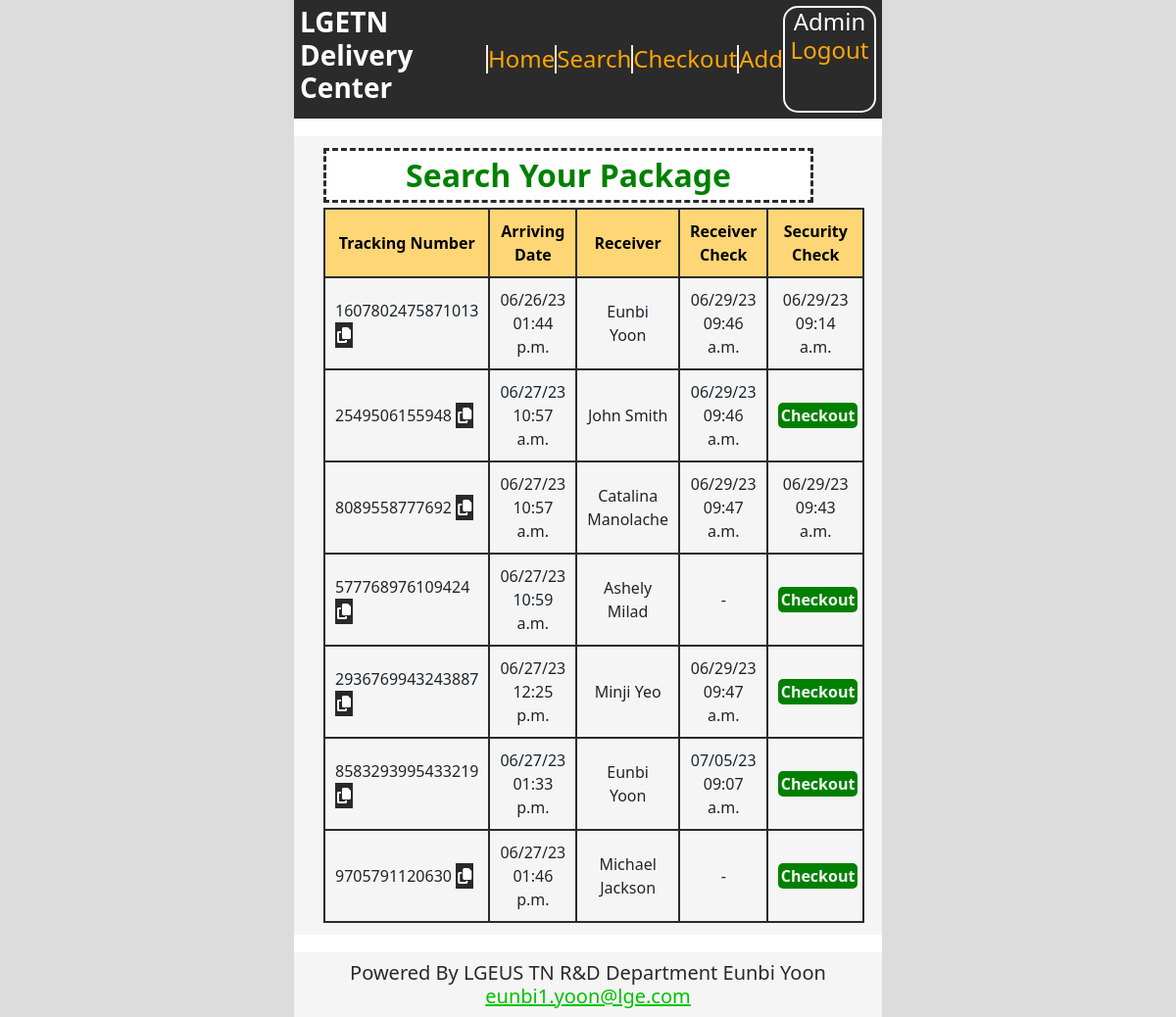
The app's page /search (signed in), older data.
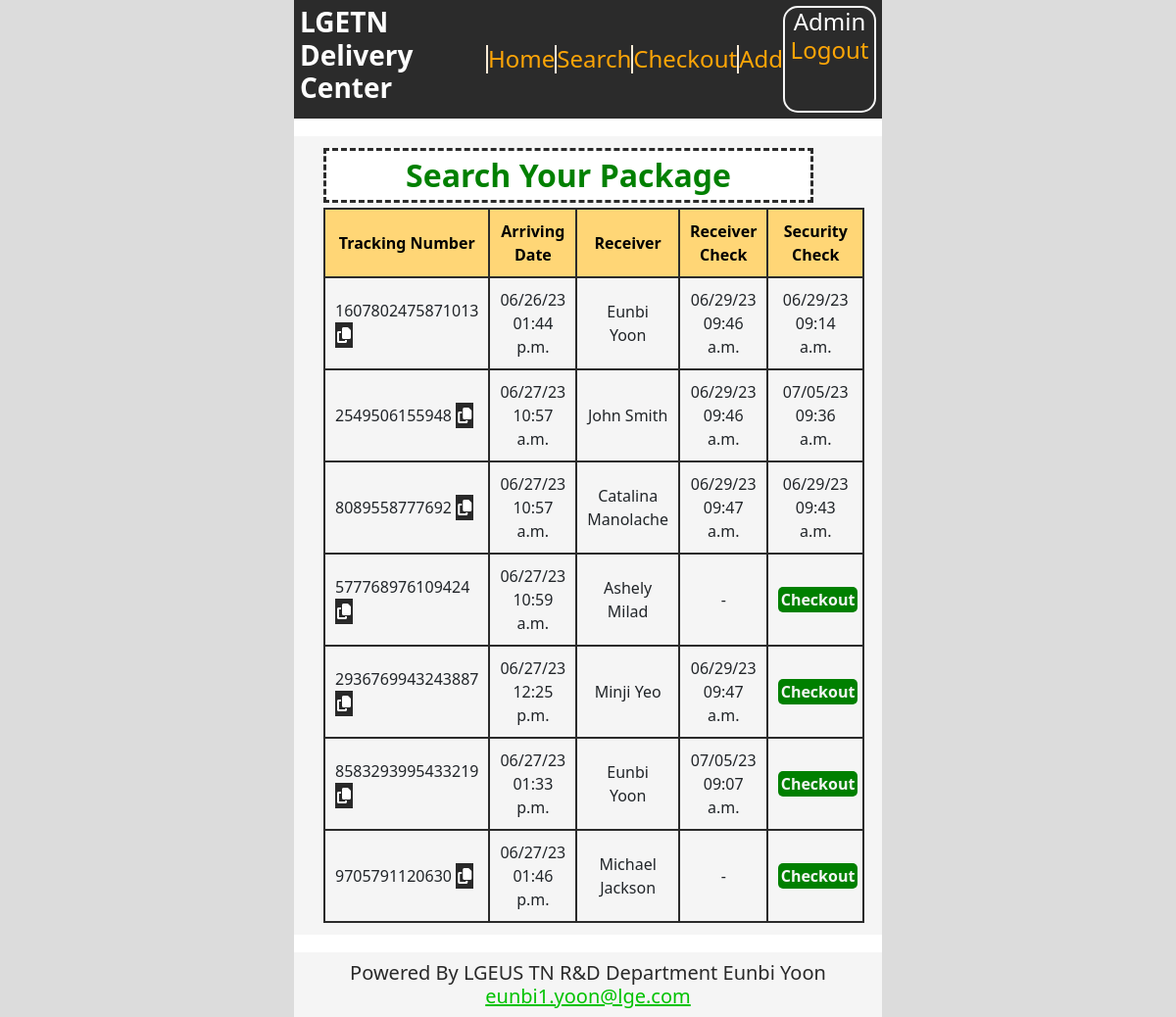
The same page, newer data.
### qrapp/models.py (models this page shows, shortened)
class QRCodeData(models.Model):
    code_data=models.CharField(max_length=255)
    arriving_at=models.DateTimeField(auto_now_add=True)
    receiver=models.CharField(max_length=255)
    receiver_check=models.BooleanField(default=False)
    admin_check=models.BooleanField(default=False)
    receiver_at=models.DateTimeField(blank=True, null=True)
    admin_at=models.DateTimeField(blank=True,null=True)
    class Meta:
        verbose_name_plural='QR Scanning Data'

### qrapp/views.py (the view)
# urls.py: path('search',searchView, name='search_url'),
@login_required(login_url='login_url')
def searchView(request):
    item_list=QRCodeData.objects.all()
    username=request.user.username
    context={
        'item_list':item_list,
        'username':username,
    }
    return render(request, 'search.html', context)

### qrapp/templates/search.html (shortened to what this page needs)
{% extends 'base.html' %}
{% block container %}
    {% load static %}
    <div class="search-detail">
        <input type="text" id="filterInput" placeholder="Search Your Package" oninput="filterTable()" required pattern="\S+.*" >
        <table id="myTable">
            <thead>
              <tr>
                <th>Tracking Number</th>
                <th>Arriving Date</th>
                <th>Receiver</th>
                <th>Receiver Check</th>
                <th>Security Check</th>
              </tr>
            </thead>
            <tbody>
                {% for item in item_list %}
                    <tr>
                        <td onclick="copyText(this)"><p class="track_number">{{ item.code_data }} <i class="fa fa-copy"></i></p></td>
                        <td><p>{{ item.arriving_at|date:"m/d/y h:i a" }}</p></td>
                        <td><p>{{ item.receiver }}</p></td>
                        {% if item.receiver_check %}
                            <td><p>{{ item.receiver_at|date:"m/d/y h:i a" }}</p></td>
                        {% else %}
                            <td>
                                {% if username == item.receiver %}
                                    <center><a href="{% url 'searchout_url' %}">Checkout</a></center>
                                {% else %}
                                    <center>-</center>
                                {% endif %}
                            </td>
                        {% endif %}
                        {% if item.admin_check %}
                            <td><p>{{ item.admin_at|date:"m/d/y h:i a" }}</p></td>
                        {% else %}
                            <td>
                                {% if user.is_superuser %}
                                    <center><a href="{% url 'searchout_url' %}">Checkout</a></center>
                                {% else %}
                                    <center>-</center>
                                {% endif %}
                            </td>
                        {% endif %}
                    </tr>
                {% endfor %}
            </tbody>
        </table>
    </div>
    {% load static %}
{% endblock %}

Row changes from the older to the newer data that the page shows:
changed QRCodeData "John Smith": admin_at (not shown) → "07/05/23 09:36 a.m."; no longer shows "Checkout"
